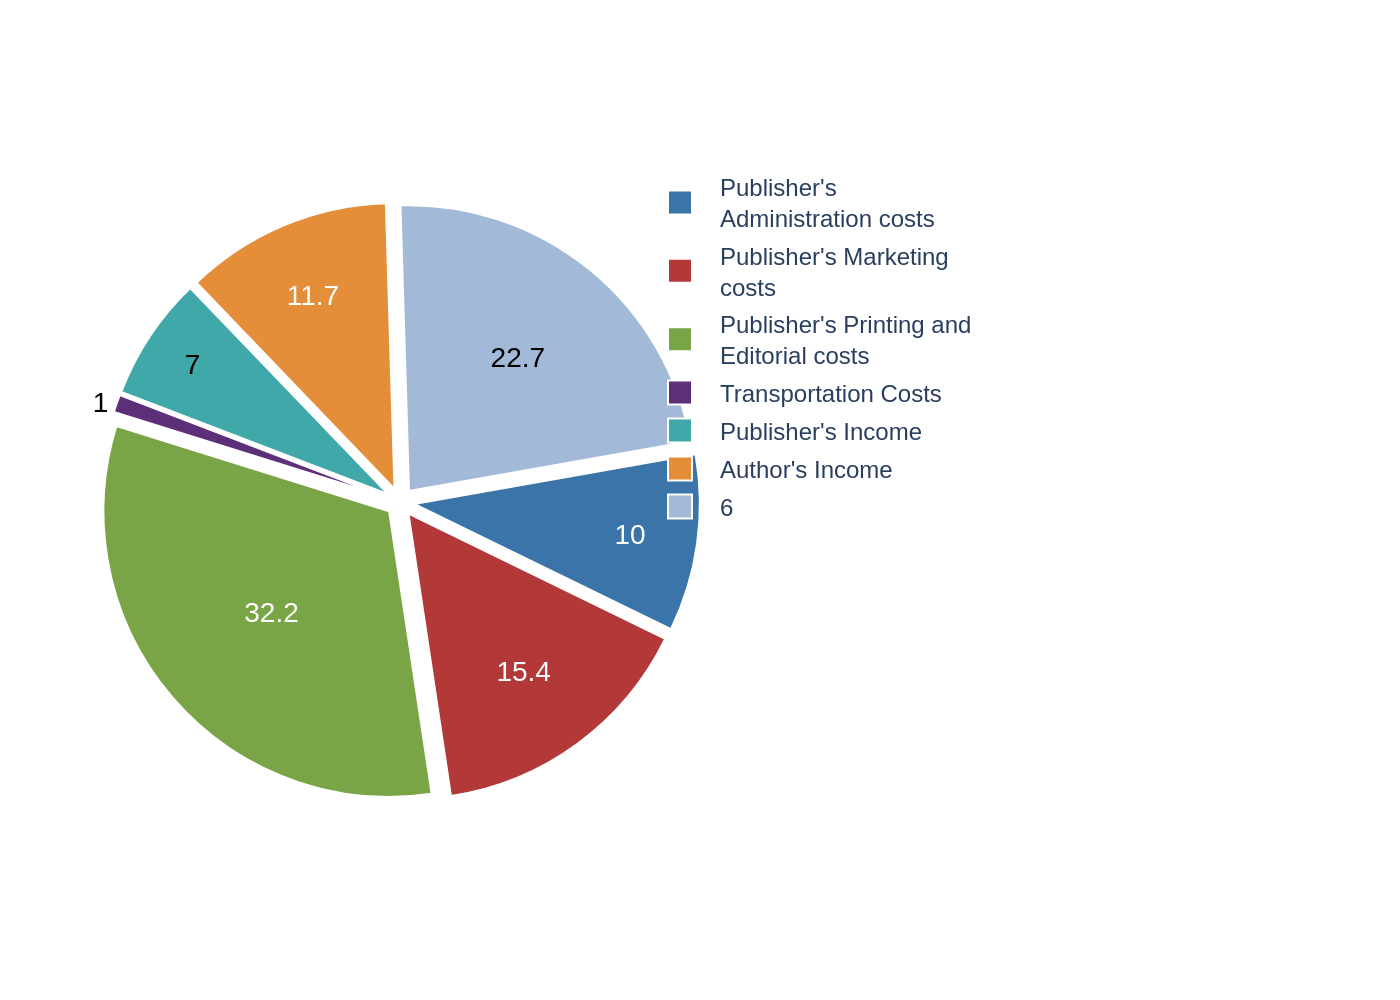

Write Python code to recreate this figure.
import sys
import json
import os
import plotly.graph_objects as go

# Check for command-line argument
if len(sys.argv) != 2:
    print("Usage: python script.py <path_to_json_file>")
    sys.exit(1)

json_path = sys.argv[1]

# Check if the JSON file exists
if not os.path.exists(json_path):
    print(f"Error: JSON file not found at '{json_path}'")
    sys.exit(1)
    
# Derive the output filename base from the input JSON path
filename_base = os.path.splitext(os.path.basename(json_path))[0]

# Load data from JSON file
try:
    with open(json_path, 'r', encoding='utf-8') as f:
        chart_config = json.load(f)
except json.JSONDecodeError:
    print(f"Error: Invalid JSON format in '{json_path}'")
    sys.exit(1)


data = chart_config['chart_data']
texts = chart_config['texts']
colors = chart_config['colors']

# Prepare data for Plotly
labels = [item['category'] for item in data]
values = [item['value'] for item in data]

# Define text colors for each slice to ensure readability
# Based on original image: white text on dark slices, black on light slices
text_colors = ['white', 'white', 'white', 'black', 'black', 'white', 'black']

# Create the figure
fig = go.Figure()

# Add the pie chart trace
fig.add_trace(go.Pie(
    labels=labels,
    values=values,
    marker=dict(colors=colors, line=dict(color='#FFFFFF', width=1)),
    pull=[0.05] * len(values),
    textinfo='value',
    textfont=dict(
        family='Arial',
        size=14,
        color=text_colors
    ),
    hoverinfo='label+percent+value',
    sort=False,
    direction='clockwise',
    rotation=80  # Adjust rotation to match the original chart's starting point
))

# Update layout
fig.update_layout(
    showlegend=True,
    font=dict(
        family="Arial",
        size=12
    ),
    legend=dict(
        x=0.9,
        y=0.95,
        xanchor='left',
        yanchor='top',
        bgcolor='rgba(0,0,0,0)',
        traceorder='normal'
    ),
    width=900,
    height=550,
    paper_bgcolor='white',
    plot_bgcolor='white',
    margin=dict(l=50, r=350, t=50, b=50) # Increased right margin for legend
)

# Generate the output image file
output_filename = f"{filename_base}.png"
fig.write_image(output_filename, scale=2)

print(f"Chart saved as {output_filename}")
